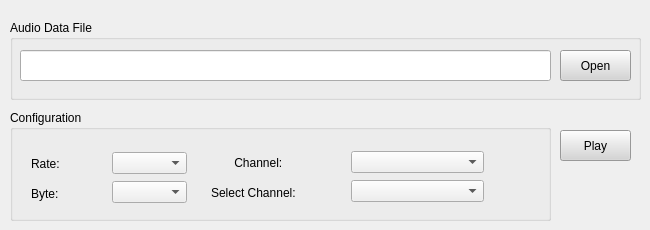
      <widget class="QWidget" name="Audio_dumpData_page">
       <widget class="QGroupBox" name="groupBox_5">
        <property name="geometry">
         <rect>
          <x>10</x>
          <y>20</y>
          <width>631</width>
          <height>80</height>
         </rect>
        </property>
        <property name="title">
         <string>Audio Data File</string>
        </property>
        <widget class="QLineEdit" name="Audio_dataFile_lineEdit">
         <property name="geometry">
          <rect>
           <x>10</x>
           <y>30</y>
           <width>531</width>
           <height>31</height>
          </rect>
         </property>
        </widget>
        <widget class="QPushButton" name="Audio_dataFile_Open_btn">
         <property name="geometry">
          <rect>
           <x>550</x>
           <y>30</y>
           <width>71</width>
           <height>31</height>
          </rect>
         </property>
         <property name="autoFillBackground">
          <bool>false</bool>
         </property>
         <property name="styleSheet">
          <string notr="true">background-color:#D5D5D5</string>
         </property>
         <property name="text">
          <string>Open</string>
         </property>
        </widget>
       </widget>
       <widget class="QGroupBox" name="groupBox_6">
        <property name="geometry">
         <rect>
          <x>10</x>
          <y>110</y>
          <width>541</width>
          <height>111</height>
         </rect>
        </property>
        <property name="title">
         <string>Configuration</string>
        </property>
        <widget class="QWidget" name="layoutWidget">
         <property name="geometry">
          <rect>
           <x>21</x>
           <y>41</y>
           <width>156</width>
           <height>55</height>
          </rect>
         </property>
         <layout class="QHBoxLayout" name="horizontalLayout_2">
          <item>
           <layout class="QVBoxLayout" name="verticalLayout_3">
            <item>
             <widget class="QLabel" name="labelRate">
              <property name="text">
               <string>Rate:</string>
              </property>
             </widget>
            </item>
            <item>
             <widget class="QLabel" name="labelByte">
              <property name="text">
               <string>Byte:</string>
              </property>
             </widget>
            </item>
           </layout>
          </item>
          <item>
           <layout class="QVBoxLayout" name="verticalLayout_4">
            <item>
             <widget class="QComboBox" name="Audio_playRate_comboBox"/>
            </item>
            <item>
             <widget class="QComboBox" name="Audio_playByte_comboBox"/>
            </item>
           </layout>
          </item>
         </layout>
        </widget>
        <widget class="QWidget" name="layoutWidget">
         <property name="geometry">
          <rect>
           <x>201</x>
           <y>40</y>
           <width>273</width>
           <height>55</height>
          </rect>
         </property>
         <layout class="QHBoxLayout" name="horizontalLayout">
          <item>
           <layout class="QVBoxLayout" name="verticalLayout">
            <item>
             <widget class="QLabel" name="labelChannel">
              <property name="text">
               <string>       Channel:   </string>
              </property>
             </widget>
            </item>
            <item>
             <widget class="QLabel" name="labelSelectChannel">
              <property name="text">
               <string>Select Channel:</string>
              </property>
             </widget>
            </item>
           </layout>
          </item>
          <item>
           <layout class="QVBoxLayout" name="verticalLayout_2">
            <item>
             <widget class="QComboBox" name="Audio_playChannel_comboBox"/>
            </item>
            <item>
             <widget class="QComboBox" name="Audio_SelectChannel_comboBox"/>
            </item>
           </layout>
          </item>
         </layout>
        </widget>
       </widget>
       <widget class="QPushButton" name="Audio_dataFile_play_btn">
        <property name="geometry">
         <rect>
          <x>560</x>
          <y>130</y>
          <width>71</width>
          <height>31</height>
         </rect>
        </property>
        <property name="styleSheet">
         <string notr="true">background-color:#D5D5D5</string>
        </property>
        <property name="text">
         <string>Play</string>
        </property>
       </widget>
      </widget>
